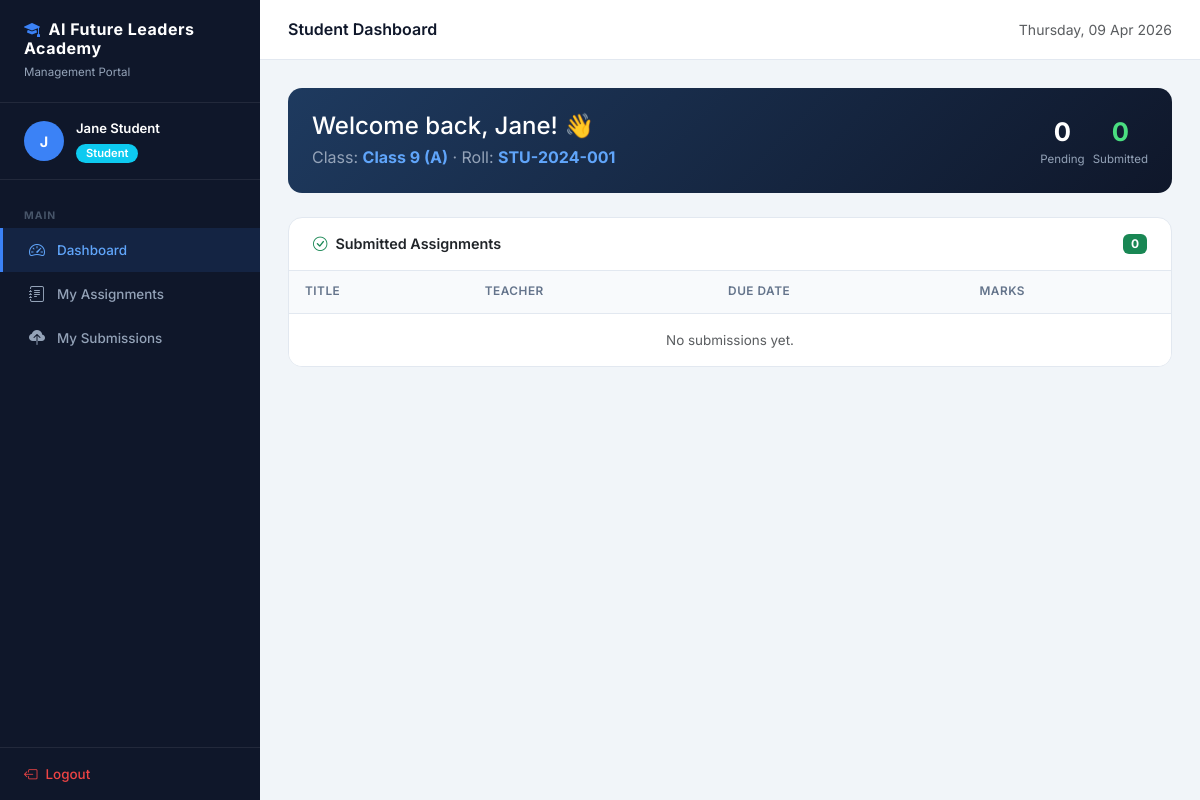
Page /dashboards/student_dashboard.php (signed in) on the committed database.
### tables this page shows
CREATE TABLE `students` (
  `id`            INT(11)      NOT NULL AUTO_INCREMENT,
  `user_id`       INT(11)      NOT NULL,
  `roll_number`   VARCHAR(40)  NOT NULL,
  `class_id`      INT(11)               DEFAULT NULL,
  `date_of_birth` DATE                  DEFAULT NULL,
  `phone`         VARCHAR(20)           DEFAULT NULL,
  `address`       TEXT                  DEFAULT NULL,
  `photo`         VARCHAR(255)          DEFAULT NULL,
  `enrolled_at`   DATE                  DEFAULT NULL,
  `created_at`    TIMESTAMP    NOT NULL DEFAULT CURRENT_TIMESTAMP,
  `updated_at`    TIMESTAMP    NOT NULL DEFAULT CURRENT_TIMESTAMP ON UPDATE CURRENT_TIMESTAMP,
  PRIMARY KEY (`id`),
  UNIQUE KEY `uq_roll`    (`roll_number`),
  UNIQUE KEY `uq_user_id` (`user_id`),
  CONSTRAINT `fk_students_user`  FOREIGN KEY (`user_id`)  REFERENCES `users`    (`id`) ON DELETE CASCADE,
  CONSTRAINT `fk_students_class` FOREIGN KEY (`class_id`) REFERENCES `classes`  (`id`) ON DELETE SET NULL
);

CREATE TABLE `classes` (
  `id`         INT(11)     NOT NULL AUTO_INCREMENT,
  `name`       VARCHAR(80) NOT NULL,
  `section`    VARCHAR(20)          DEFAULT NULL,
  `created_at` TIMESTAMP   NOT NULL DEFAULT CURRENT_TIMESTAMP,
  PRIMARY KEY (`id`)
);

### config.php (called while the page is built, shortened)
<?php
function currentUser(): array {
    return [
        'id'        => $_SESSION['user_id']   ?? 0,
        'name'      => $_SESSION['full_name'] ?? '',
        'role'      => $_SESSION['role']      ?? '',
        'username'  => $_SESSION['username']  ?? '',
    ];
}
function e(string $str): string {
    return htmlspecialchars($str, ENT_QUOTES | ENT_HTML5, 'UTF-8');
}

### dashboards/student_dashboard.php (the view, shortened to what this page needs)
<?php
require_once __DIR__ . '/../config.php';
require_once __DIR__ . '/../includes/header.php';
$db   = getDB();
$user = currentUser();
$studentInfo = $db->prepare(
    'SELECT s.*, c.id AS class_id, c.name AS class_name, c.section
     FROM students s
     LEFT JOIN classes c ON c.id = s.class_id
     WHERE s.user_id = ?'
);
$studentInfo->execute([$user['id']]);
$studentInfo = $studentInfo->fetch();
$classId = $studentInfo['class_id'] ?? null;
$assignments = $db->prepare(
    "SELECT a.*, u.full_name AS teacher_name,
            (SELECT id FROM submissions WHERE assignment_id=a.id AND student_id=?) AS submitted,
            (SELECT marks FROM submissions WHERE assignment_id=a.id AND student_id=?) AS marks
     FROM assignments a
     JOIN users u ON u.id = a.teacher_id
     WHERE a.status='active' AND (a.class_id IS NULL OR a.class_id=?)
     ORDER BY a.due_date ASC"
);
$assignments->execute([$user['id'], $user['id'], $classId]);
$assignments = $assignments->fetchAll();
$pending   = array_filter($assignments, fn($a) => !$a['submitted']);
$submitted = array_filter($assignments, fn($a) => $a['submitted']);
?>
<div class="content-card mb-4 p-4" style="background:linear-gradient(135deg,#1e3a5f,#0f172a);border:none">
  <div class="row align-items-center">
    <div class="col">
      <h4 class="text-white mb-1">Welcome back, <?= e(explode(' ', $user['name'])[0]) ?>! 👋</h4>
      <p class="text-secondary mb-0" style="color:#94a3b8!important">
        <?php if($studentInfo && $studentInfo['class_name']): ?>
        Class: <strong style="color:#60a5fa"><?= e($studentInfo['class_name']) ?><?= $studentInfo['section'] ? ' (' . e($studentInfo['section']) . ')' : '' ?></strong> ·
        Roll: <strong style="color:#60a5fa"><?= e($studentInfo['roll_number'] ?? '—') ?></strong>
        <?php else: ?>
        You are enrolled. Check your assignments below.
        <?php endif; ?>
      </p>
    </div>
    <div class="col-auto">
      <div class="row g-2">
        <div class="col-auto text-center">
          <div style="font-size:1.6rem;font-weight:700;color:#fff"><?= count($pending) ?></div>
          <div style="font-size:.72rem;color:#94a3b8">Pending</div>
        </div>
        <div class="col-auto text-center">
          <div style="font-size:1.6rem;font-weight:700;color:#4ade80"><?= count($submitted) ?></div>
          <div style="font-size:.72rem;color:#94a3b8">Submitted</div>
        </div>
      </div>
    </div>
  </div>
</div>
<div class="content-card">
  <div class="card-header-custom">
    <h6><i class="bi bi-check-circle me-2 text-success"></i>Submitted Assignments</h6>
    <span class="badge bg-success"><?= count($submitted) ?></span>
  </div>
  <div class="table-responsive">
    <table class="table table-custom">
      <thead><tr><th>Title</th><th>Teacher</th><th>Due Date</th><th>Marks</th></tr></thead>
      <tbody>
        <?php if(empty($submitted)): ?>
        <tr><td colspan="4" class="text-center text-muted py-3">No submissions yet.</td></tr>
        <?php endif; ?>
      </tbody>
    </table>
  </div>
</div>
<?php
require_once __DIR__ . '/../includes/footer.php';
?>

### includes/header.php (style rules this page uses)
:root { --sidebar-bg: #0f172a; --sidebar-hover: #1e293b; --sidebar-active: #3b82f6; --sidebar-width: 260px; --topbar-height: 60px; --body-bg: #f1f5f9; --card-radius: 14px; --text-muted: #64748b; }
* { box-sizing: border-box; }
body { font-family: 'Inter', sans-serif; background: var(--body-bg); margin: 0; overflow-x: hidden; }
.content-card { background: #fff; border-radius: var(--card-radius); border: 1px solid #e2e8f0; overflow: hidden; }
.content-card .card-header-custom { padding: 16px 24px; border-bottom: 1px solid #e2e8f0; display: flex; align-items: center; justify-content: space-between; gap: 12px; }
.content-card .card-header-custom h6 { margin: 0; font-weight: 600; font-size: .9rem; }
.table-custom { font-size: .84rem; margin: 0; }
.table-custom thead th { background: #f8fafc; color: #64748b; font-weight: 600; font-size: .74rem; text-transform: uppercase; letter-spacing: .5px; border-bottom: 1px solid #e2e8f0; padding: 12px 16px; }
.table-custom tbody td { padding: 12px 16px; vertical-align: middle; border-bottom: 1px solid #f1f5f9; color: #1e293b; }
.table-custom tbody tr:last-child td { border-bottom: none; }

### rows in the picture
students: class.name "Class 9", class.section "A", roll_number "STU-2024-001"

### other values in the picture
APP_NAME "AI Future Leaders Academy"
substr($user['name'], 0, 1) "J"
$user['name'] "Jane Student"
$roleLabel "Student"
$section "MAIN"
$link['label'] "Dashboard"
$link['label'] "My Assignments"
$link['label'] "My Submissions"
$title "Student Dashboard"
explode(' ', $user['name'])[0] "Jane"
count($pending) "0"
count($submitted) "0"
